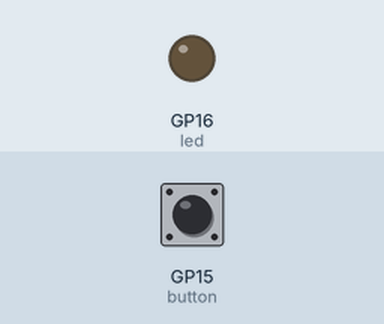
Simulated run of this program. Board: Raspberry Pi Pico running MicroPython. Parts: output pins drawn as LEDs (lit = HIGH). The test bench sets the inputs (shaded band); at power-on: GP15 (button) HIGH.

Above: at 1.2 s.
1.3 s: GP15 (button) pulled LOW for 0.15 s
At 1.38 s:
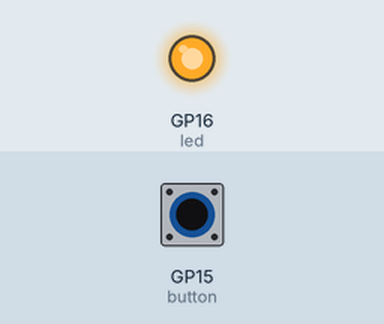
2.9 s: GP15 (button) pulled LOW for 3.2 s
At 6.9 s:
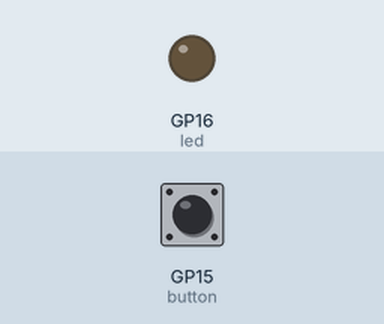
Timing chart, 0 to 8.4 s (numbered marks = the images above; inputs shaded):
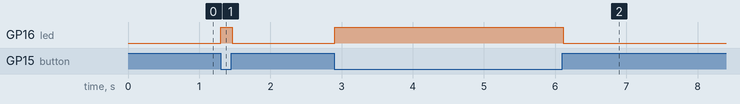

The program:

p12-LED_with_button.py
```python
from machine import Pin
import time

led = Pin(16, Pin.OUT)
button = Pin(15, Pin.IN, Pin.PULL_UP)

while True:
    if button.value() == 0:
        led.on()
    else:
        led.off()
    time.sleep(0.02)
```

Measured:
- after the input at 1.3 s, GP16 (led): LOW → HIGH at once, → LOW 0.16 s later
- after the input at 2.9 s, GP16 (led): LOW → HIGH at once, → LOW 3.2 s later
